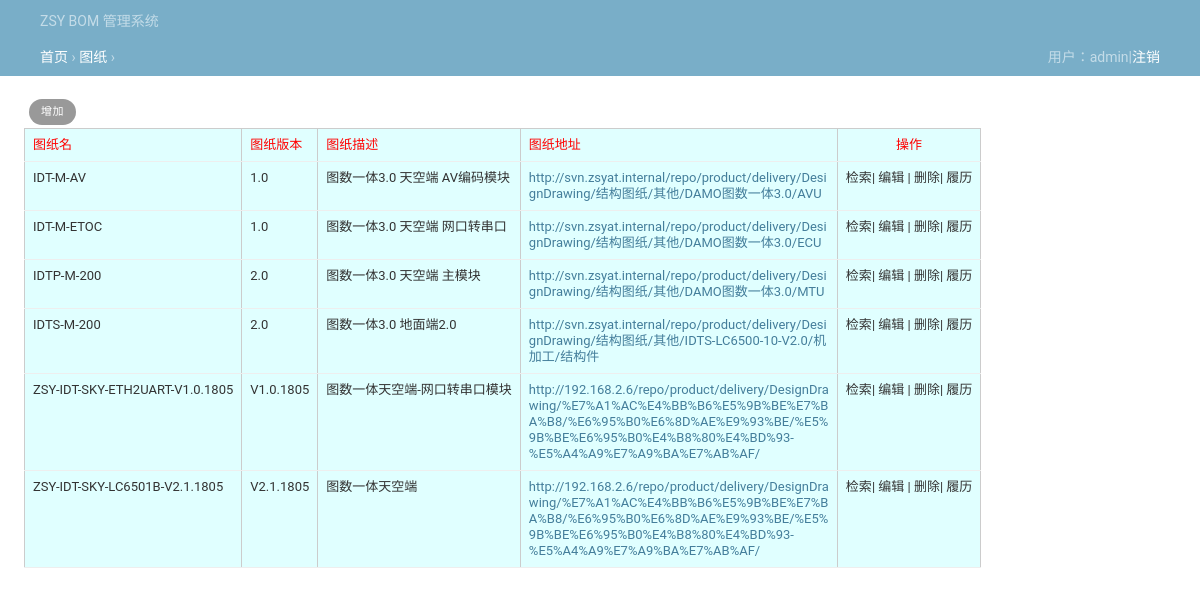
Page /paper/ (signed in) on the committed database.
### View/models.py (models this page shows, shortened)
class Paper(models.Model):
    paperName = models.CharField(max_length=128,  verbose_name="图纸名", blank=False)
    paperVersion = models.CharField(max_length=20,  verbose_name="图纸版本", blank=False)
    paperDiscrib = models.CharField(max_length=128,  verbose_name="图纸描述", default="")
    paperAddr = models.TextField(max_length=256,  verbose_name="图纸地址", blank=False)
    status = models.ForeignKey("DataStatus", on_delete=models.CASCADE, verbose_name="状态",default=1)
    owner = models.CharField(max_length=128, verbose_name="所有者")
    class Meta:
        unique_together = ('paperName', 'paperVersion',)
        verbose_name = '图纸'

### View/views_paper.py (the view)
# urls.py: path('paper/', views_paper.paper, name='paper'),
def paper(req):
    paper_list = []
    if req.method == "GET":
        paperName = req.GET.get("paperName","")
        paperVersion = req.GET.get("paperVersion", "")
        if paperName == "" or paperVersion == "":
            paper_table = models.Paper.objects.all().order_by("paperName")
            for item in paper_table:
                paper_list.append({'paperName':item.paperName, "paperVersion":item.paperVersion, "paperDiscrib":item.paperDiscrib, "paperAddr":item.paperAddr, "id":item.id})
        else:
            item = models.Paper.objects.filter(paperName=paperName, paperVersion=paperVersion)
            if item.exists():
                paper_list.append({'paperName':item[0].paperName, "paperVersion":item[0].paperVersion, "paperDiscrib":item[0].paperDiscrib, "paperAddr":item[0].paperAddr, "id":item[0].id})
    return render(req,"paper/paper_list.html", {"paper_list":paper_list, "table":models.Paper._meta.verbose_name,"cur_user": views_auth.getCurUser(req)})

### View/views_auth.py (called while the page is built)
def getCurUser(req):
    is_login = req.session.get('is_login',False)
    if not is_login:
        return "游客"
    return req.session.get('username',"游客")

### templates/paper/paper_list.html (shortened to what this page needs)
{% extends "layout.html" %}
{% block cur_navi %}
		<a href="{% url "index" %}">首页</a> &rsaquo;
		<a href="{% url "paper" %}">图纸</a> &rsaquo;
{% endblock %}
{% block content %}
<div class="content">
	<ul class="object-tools">
		<li><a href="{% url "paper_add" %}">增加</a></li>
	</ul>
	<br> <br>
	<table border="1px">
		<tr class="tabletitle">
			<td>图纸名</td>
			<td>图纸版本</td>
			<td>图纸描述</td>
			<td>图纸地址</td>
			<td style="text-align: center">操作</td>
		</tr>
		{% for i in paper_list %}
		<tr>
			<td>{{ i.paperName }}</td>
			<td>{{ i.paperVersion }}</td>
			<td>{{ i.paperDiscrib }}</td>
			<td><a href="{{ i.paperAddr }}" style="display:block;max-width:300px;word-wrap:break-word;">{{ i.paperAddr }}</a></td>
			<td><a class="td-search">检索</a>|
			    <a class="td-edit">编辑</a> |
			    <a class="td-delete">删除</a>|
			    <a class="td-history">履历</a></td>
		</tr>
		{% endfor %}
	</table>
</div>
{% endblock %}

### static/site.css (style rules this page uses)
body { margin: 0; }
.content { margin-left: 2%; margin-top: 20px; }
.content td { width: auto; background-color: #e0ffff; }
.content .tabletitle { background-color: bule; color: red }
body { margin: 0; padding: 0; font-size: 14px; font-family: "Roboto", "Lucida Grande", "DejaVu Sans", "Bitstream Vera Sans", Verdana, Arial, sans-serif; color: #333; background: #fff; }
a:link, a:visited { color: #447e9b; text-decoration: none; }
p, ol, ul, dl { margin: .2em 0 .8em 0; }
ul li { list-style-type: square; padding: 1px 0; }
li, dt, dd { font-size: 13px; line-height: 20px; }
table { border-collapse: collapse; border-color: #ccc; }
td, th { font-size: 13px; line-height: 16px; border-bottom: 1px solid #eee; vertical-align: top; padding: 8px; font-family: "Roboto", "Lucida Grande", Verdana, Arial, sans-serif; }
div.breadcrumbs a { color: #fff; }
.object-tools { font-size: 10px; font-weight: bold; padding-left: 0; float: left; position: relative; }
.object-tools li { display: block; float: left; margin-left: 5px; height: 16px; }
.object-tools a { border-radius: 15px; }
.object-tools a:link, .object-tools a:visited { display: block; float: left; padding: 3px 12px; background: #999; font-weight: 400; font-size: 11px; text-transform: uppercase; letter-spacing: 0.5px; color: #fff; }

### rows in the picture
Paper: paperName "IDT-M-AV", paperVersion "1.0", paperDiscrib "图数一体3.0 天空端 AV编码模块", paperAddr "http://svn.zsyat.internal/repo/product/delivery/DesignDrawing/结构图纸/其他/DAMO图数一体3.0/AVU"
Paper: paperName "IDT-M-ETOC", paperVersion "1.0", paperDiscrib "图数一体3.0 天空端 网口转串口", paperAddr "http://svn.zsyat.internal/repo/product/delivery/DesignDrawing/结构图纸/其他/DAMO图数一体3.0/ECU"
Paper: paperName "IDTP-M-200", paperVersion "2.0", paperDiscrib "图数一体3.0 天空端 主模块", paperAddr "http://svn.zsyat.internal/repo/product/delivery/DesignDrawing/结构图纸/其他/DAMO图数一体3.0/MTU"
Paper: paperName "IDTS-M-200", paperVersion "2.0", paperDiscrib "图数一体3.0 地面端2.0", paperAddr "http://svn.zsyat.internal/repo/product/delivery/DesignDrawing/结构图纸/其他/IDTS-LC6500-10-V2.0/机加工/结构件"
Paper: paperName "ZSY-IDT-SKY-ETH2UART-V1.0.1805", paperVersion "V1.0.1805", paperDiscrib "图数一体天空端-网口转串口模块", paperAddr "http://192.168.2.6/repo/product/delivery/DesignDrawing/%E7%A1%AC%E4%BB%B6%E5%9B%BE%E7%BA%B8/%E6%95%B0%E6%8D%AE%E9%93%BE/%E5%9B%BE%E6%95%B0%E4%B8%80%E4%BD%93-%E5%A4%A9%E7%A9%BA%E7%AB%AF/"
Paper: paperName "ZSY-IDT-SKY-LC6501B-V2.1.1805", paperVersion "V2.1.1805", paperDiscrib "图数一体天空端", paperAddr "http://192.168.2.6/repo/product/delivery/DesignDrawing/%E7%A1%AC%E4%BB%B6%E5%9B%BE%E7%BA%B8/%E6%95%B0%E6%8D%AE%E9%93%BE/%E5%9B%BE%E6%95%B0%E4%B8%80%E4%BD%93-%E5%A4%A9%E7%A9%BA%E7%AB%AF/"

### other values in the picture
{{ cur_user }} "admin"
